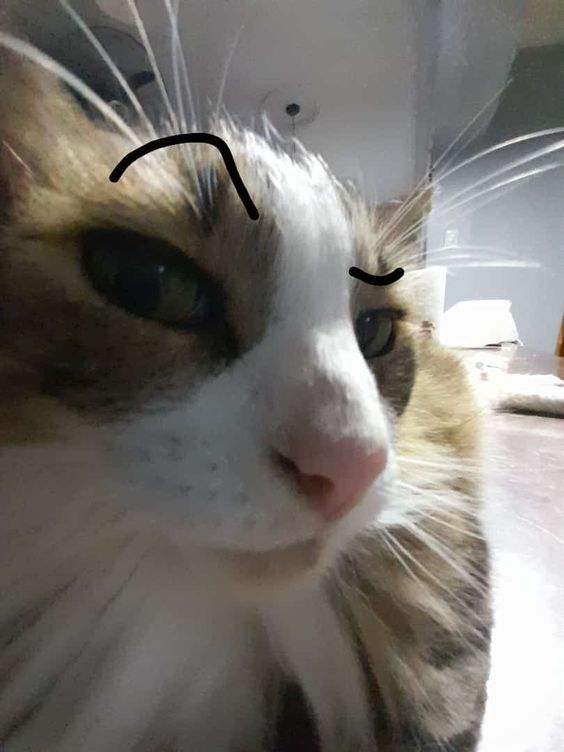
#> input picture 5_Transformacao_Geometrica/gato_bilinear_original.jpg, 564 x 752 px, found by its file name
$ python interpolacao_bilinear.py
#> lines starting #> are read from the running program, lines starting #| are printed output that depends on the picture
# A interpolação bilinear é uma técnica usada para redimensionar imagens (ampliar ou reduzir),
# preservando a suavidade entre os pixels. Diferente da interpolação mais simples (vizinho mais próximo),
# ela calcula a média ponderada de 4 pixels vizinhos para estimar a cor de um novo pixel.
#
# Nesse exemplo, a imagem original é reduzida com um fator de escala (10% do tamanho original).
# Para cada novo pixel da imagem redimensionada, localizamos sua posição correspondente na imagem original
# e usamos os quatro vizinhos ao redor para calcular o novo valor de cor.
# Esse cálculo leva em conta a distância proporcional de cada vizinho (dx, dy), gerando uma transição mais suave.
#
# Ao final, exibimos a imagem original e a redimensionada lado a lado para comparação.

from PIL import Image
import numpy as np
import matplotlib.pyplot as plt

# Abrir imagem e converter para RGB
img = Image.open(r'Processamento Básico de Imagens\5_Transformacao_Geometrica\gato_bilinear_original.jpg').convert("RGB")
#> img is the input picture: PIL image 564x752 RGB; mean R, G, B 119.1, 115.2, 110.1
arr = np.array(img)
orig_h, orig_w, channels = arr.shape
#> orig_h = 752; orig_w = 564; channels = 3

# Fator de escala
escala = 0.1
new_h = int(orig_h * escala)
#> new_h = 75
new_w = int(orig_w * escala)
#> new_w = 56

# Nova imagem vazia
nova_img = np.zeros((new_h, new_w, channels), dtype=np.uint8)

# Para cada pixel na nova imagem
for i in range(new_h):
    for j in range(new_w):
        # Coordenadas na imagem original
        y = i / escala
        x = j / escala

        y1 = int(y)
        x1 = int(x)
        y2 = min(y1 + 1, orig_h - 1)
        x2 = min(x1 + 1, orig_w - 1)

        dy = y - y1
        dx = x - x1

        for c in range(channels):
            p11 = arr[y1, x1, c]
            p21 = arr[y1, x2, c]
            p12 = arr[y2, x1, c]
            p22 = arr[y2, x2, c]

            valor = (p11 * (1 - dx) * (1 - dy) +
                     p21 * dx * (1 - dy) +
                     p12 * (1 - dx) * dy +
                     p22 * dx * dy)

            nova_img[i, j, c] = int(valor)
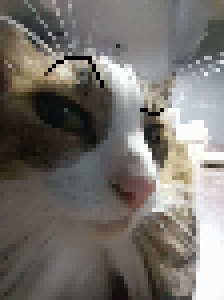
#> nova_img: shape (75, 56, 3) (shown 4 times larger); mean R, G, B 118, 113.9, 108.8

# Mostrar resultado
plt.figure(figsize=(12, 6))
plt.subplot(1, 2, 1)
plt.imshow(arr)
plt.title("Imagem Original")
plt.axis("off")

plt.subplot(1, 2, 2)
plt.imshow(nova_img)
plt.title(f"Imagem Redimensionada (x{escala})")
plt.axis("off")
plt.tight_layout()
plt.show()
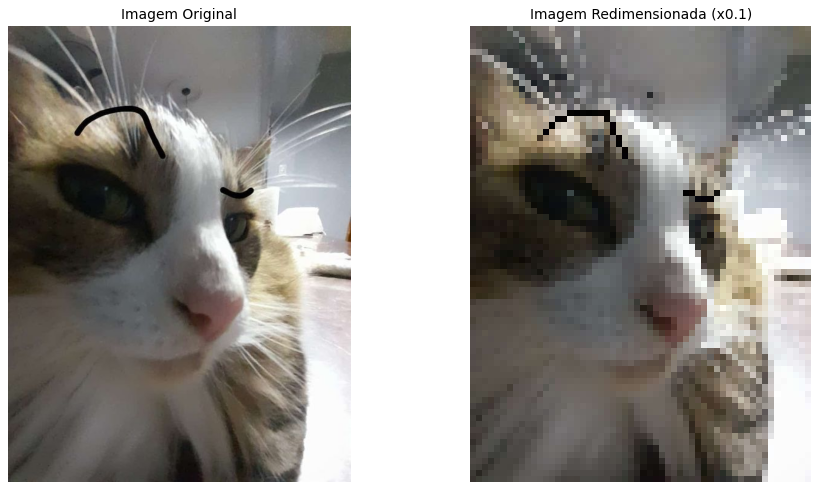
#> figure drawn by matplotlib, 2 panels

# Salvar imagem resultante
Image.fromarray(nova_img).save(r'Processamento Básico de Imagens\5_Transformacao_Geometrica\gato_bilinear.jpg')
